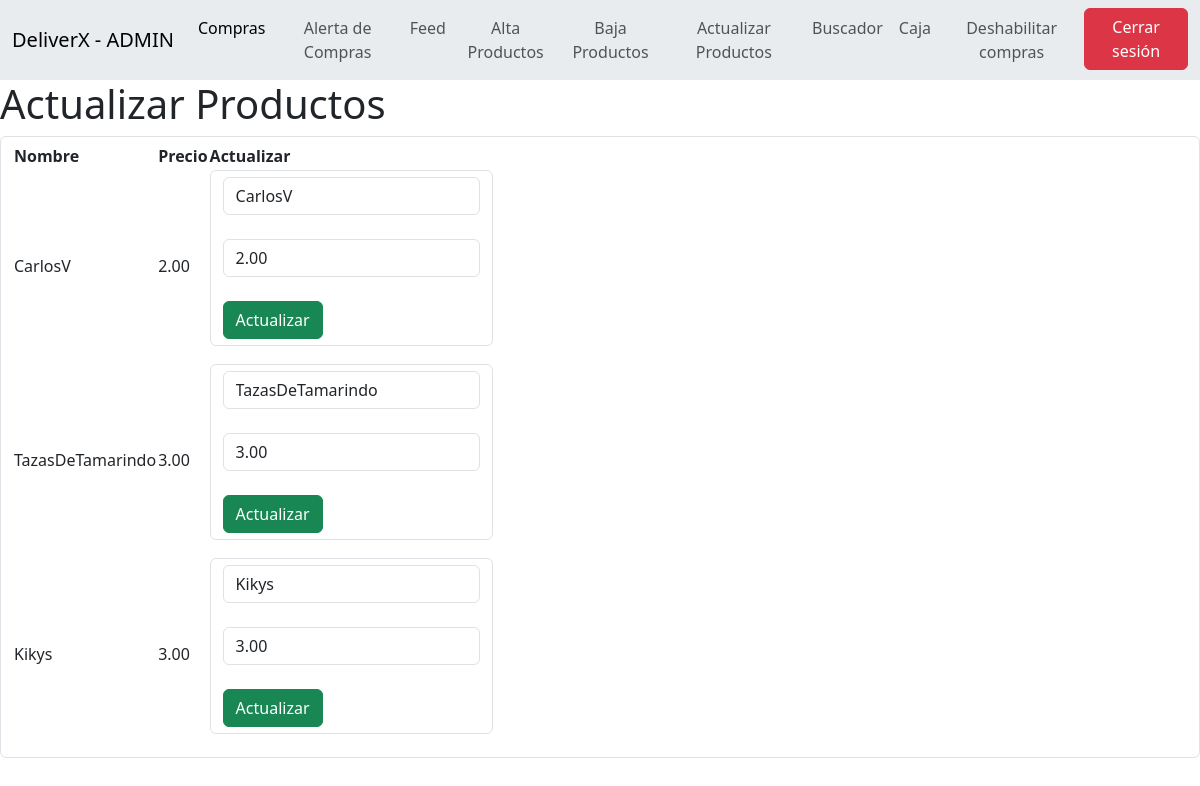
Page /actualizar_productos.php (signed in) on the committed database.
### tables this page shows
CREATE TABLE `dulces` (
  `id` int(11) NOT NULL,
  `nombre` varchar(255) NOT NULL,
  `precio` decimal(5,2) NOT NULL
);

### actualizar_productos.php (the view, shortened to what this page needs)
<?php require_once "conecta_db.php";?>
<?php include "templates/navbar.php"?>
<!DOCTYPE html>
<html lang="es">
<head>
</head>
<body>
    <table class="form-control">
    <h1 >Actualizar Productos</h1>
        <thead>
            <tr>
                <th>Nombre</th>
                <th>Precio</th>
                <th>Actualizar</th>
            </tr>
        </thead>
        <tbody>
            <?php
                $query = "SELECT id, nombre, precio FROM dulces";
                $result = mysqli_query($conn, $query);
                while($row = mysqli_fetch_assoc($result)){
            ?>
                <tr>
                    <td><?php echo $row['nombre'] ?></td>
                    <td><?php echo $row['precio'] ?></td>
                    <td>
                        <form class="form-control" action="actualizar.php" method="post">
                            <input type="text" class="form-control" name="nombre" value="<?php echo $row['nombre'] ?>"><br>
                            <input type="text" class="form-control" name="precio" value="<?php echo $row['precio'] ?>"><br>
                            <input class="btn btn-success" type="submit" value="Actualizar" name="actualizar">
                        </form>
                    </td>
                </tr>
            <?php } ?>
        </tbody>
    </table>
</body>
</html>

### rows in the picture
dulces: nombre "CarlosV", precio "2.00"
dulces: nombre "TazasDeTamarindo", precio "3.00"
dulces: nombre "Kikys", precio "3.00"
